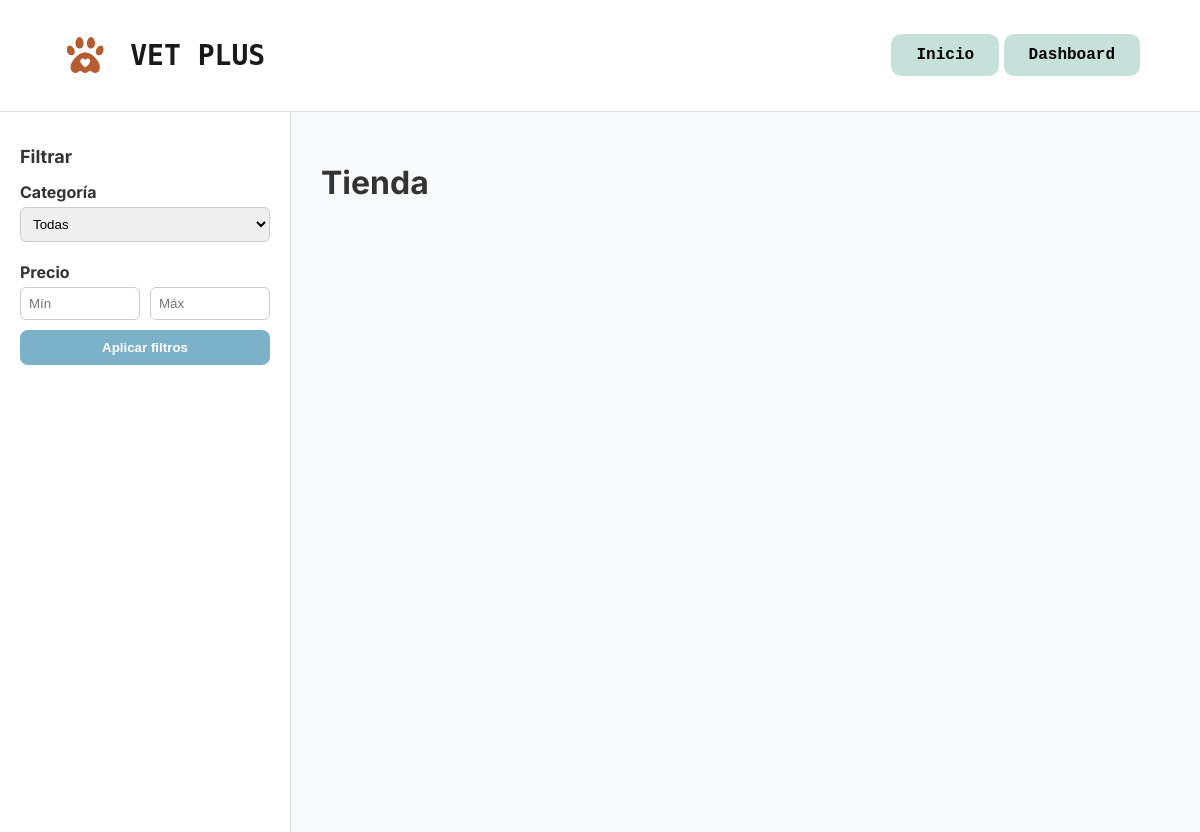
The app's page /tienda (signed in), older data.
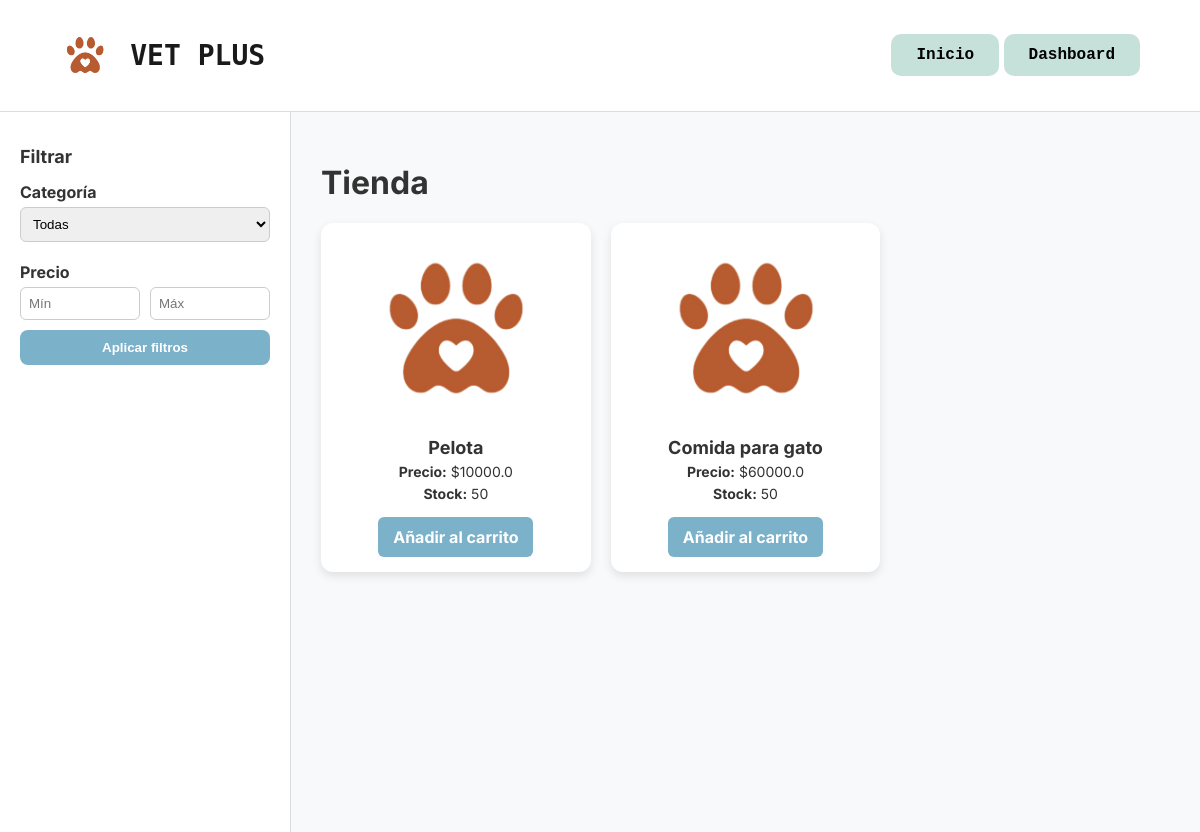
The same page, newer data.
### vetplus/models.py (models this page shows, shortened)
class Product(db.Model):
    id = db.Column(db.Integer, primary_key = True)
    name = db.Column(db.String(100), nullable = False)
    description = db.Column(db.Text, nullable = False)
    price = db.Column(db.Float, nullable = False)
    stock = db.Column(db.Integer, nullable = False)
    category_id = db.Column(db.Integer, db.ForeignKey("category.id"), nullable = False)

### vetplus/routes/store.py (the view)
@store_bp.route("/tienda")
def tienda():
    category_id = request.args.get("category", type = int)
    min_price = request.args.get("min_price", type = float)
    max_price = request.args.get("max_price", type = float)
    query = Product.query
    if category_id:
        query = query.filter(Product.category_id == category_id)
    if min_price != None:
        query = query.filter(Product.price >= min_price)
    if max_price != None:
        query = query.filter(Product.price <= max_price)
    products = query.all()
    categories = Category.query.all()
    return render_template("store.html", products = products, categories = categories, category_id = category_id, min_price = min_price, max_price = max_price)

### vetplus/models.py (called while the page is built)
@login_manager.user_loader
def load_user(user_id):
    return User.query.get(int(user_id))

### templates/store.html (shortened to what this page needs)
<!DOCTYPE html>
<html lang="es">
<head>
</head>
<body>
    <header>
        <div class="logo">
            <img src="{{ url_for('static', filename='img/logo.png') }}" alt="Logo Vetplus" class="icono" height="50">
            <h1>VET PLUS</h1>
        </div>
        <nav>
            <a href="{{ url_for('main.home' )}}"><button class="btn">Inicio</button></a>
            {% if current_user.is_authenticated %}
            <a href="{{ url_for('main.dashboard' )}}"><button class="btn">Dashboard</button></a>
            {% else %}
            <a href="{{ url_for('auth.login') }}"><button class="btn">Iniciar sesión</button></a>
            {% endif %}
        </nav>
    </header>
    <div class="content">
        <aside>
            <h2>Filtrar</h2>
            <form method="GET" action="{{ url_for('store.tienda') }}">
                <label for="category">Categoría</label>
                <select name="category" id="category">
                    <option value="">Todas</option>
                </select>
                <label>Precio</label>
                <div class="price-filter">
                    <input type="number" name="min_price" placeholder="Mín"
                        value="{{ request.args.get('min_price', '') }}">
                    <input type="number" name="max_price" placeholder="Máx"
                        value="{{ request.args.get('max_price', '') }}">
                </div>
                <button type="submit">Aplicar filtros</button>
            </form>
        </aside>
        <main>
            <h1>Tienda</h1>
            <div class="products-grid">
                {% for product in products %}
                <div class="product-card">
                    <img src="{{ url_for('static', filename='img/logo.png') }}" alt="Imagen producto">
                    <h3>{{ product.name }}</h3>
                    <p><strong>Precio:</strong> ${{ product.price }}</p>
                    <p><strong>Stock:</strong> {{ product.stock }}</p>
                    <a href="{{ url_for('store.add_to_cart', product_id=product.id) }}" class="btn-add">Añadir al
                        carrito</a>
                </div>
                {% endfor %}
            </div>
        </main>
    </div>
</body>
</html>

### templates/store.html (style rules this page uses)
body { margin: 0; font-family: 'Inter', sans-serif; background: #f8f9fa; color: #333; }
header { display: flex; justify-content: space-between; align-items: center; padding: 20px 60px; background: #fff; border-bottom: 1px solid #ddd; }
.logo { display: flex; align-items: center; gap: 20px; }
.logo h1 { font-size: 28px; font-weight: bold; color: #1a1a1a; font-family: 'monospace', cursive, sans-serif; }
.btn { background-color: #c5e1da; border: none; padding: 12px 25px; border-radius: 10px; cursor: pointer; font-size: 16px; font-weight: bold; font-family: 'Lucida Console', monospace; transition: transform 0.2s ease, background 0.3s ease; }
.content { display: flex; min-height: calc(100vh - 80px); }
aside { width: 250px; background: #fff; border-right: 1px solid #ddd; padding: 20px; }
aside h2 { font-size: 18px; margin-bottom: 15px; }
aside form label { font-weight: bold; display: block; margin: 10px 0 5px; }
aside form select, aside form input { width: 100%; padding: 8px; margin-bottom: 10px; border-radius: 6px; border: 1px solid #ccc; }
.price-filter { display: flex; gap: 10px; }
.price-filter input { width: 100%; }
aside button { width: 100%; padding: 10px; border: none; background: #7bb1c9; color: #fff; font-weight: bold; border-radius: 8px; cursor: pointer; }
main { flex: 1; padding: 30px; }
.products-grid { display: grid; grid-template-columns: repeat(auto-fill, minmax(250px, 1fr)); gap: 20px; }
.product-card { background: #fff; border-radius: 12px; padding: 15px; box-shadow: 0px 4px 10px rgba(0, 0, 0, 0.1); text-align: center; }
.product-card img { width: 100%; height: 180px; object-fit: contain; margin-bottom: 10px; }
.product-card h3 { font-size: 18px; margin: 5px 0; }
.product-card p { margin: 5px 0; font-size: 14px; }
.btn-add { display: inline-block; margin-top: 10px; padding: 10px 15px; background: #7bb1c9; color: #fff; border-radius: 6px; text-decoration: none; font-weight: bold; transition: background 0.3s; }

Row changes from the older to the newer data that the page shows:
added Product: name "Pelota", price "10000.0", stock "50"
added Product: name "Comida para gato", price "60000.0", stock "50"
